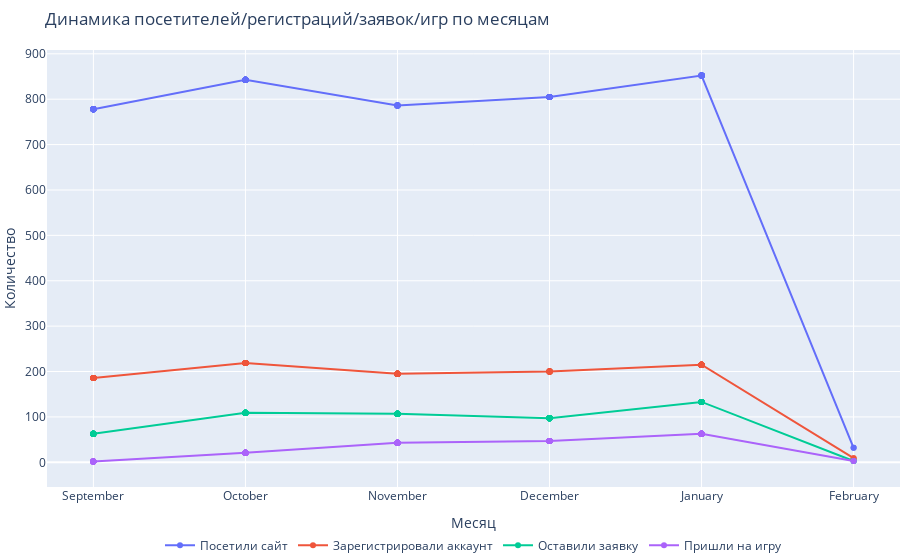

Notebook cell for this chart:
### Code cell
fig = go.Figure()
fig.add_trace(go.Scatter(x=df['month_title'], y=df['visits_by_month'],mode='lines+markers',  name='Посетили сайт'))
fig.add_trace(go.Scatter(x=df['month_title'], y=df['account_created_by_month'],mode='lines+markers', name='Зарегистрировали аккаунт'))
fig.add_trace(go.Scatter(x=df['month_title'], y=df['application_created_by_month'],mode='lines+markers', name='Оставили заявку'))
fig.add_trace(go.Scatter(x=df['month_title'], y=df['games_by_month'],mode='lines+markers', name='Пришли на игру'))
fig.update_layout(title="Динамика посетителей/регистраций/заявок/игр по месяцам",
                  xaxis_title="Месяц",
                  yaxis_title="Количество",
                  legend_orientation="h",
                  legend=dict(x=.5, xanchor="center"),
                  hovermode="x",
                  margin=dict(l=0, r=0, t=50, b=0))
fig.update_traces(hoverinfo="all", hovertemplate="Месяц: %{x}<br>Количество: %{y}")
fig.show()

### Figure 1 — Plotly figure (JSON) as saved in the notebook; plotly's stock layout.template omitted (floating-point values rounded to 4 significant figures; data arrays with more than 128 entries replaced by an {"elided": "..."} marker saying what was removed)
{"data": [{"hoverinfo": "all", "hovertemplate": "Месяц: %{x}<br>Количество: %{y}", "mode": "lines+markers", "name": "Посетили сайт", "type": "scatter", "x": {"elided": "155 str values"}, "y": {"elided": "155 int values"}}, {"hoverinfo": "all", "hovertemplate": "Месяц: %{x}<br>Количество: %{y}", "mode": "lines+markers", "name": "Зарегистрировали аккаунт", "type": "scatter", "x": {"elided": "155 str values"}, "y": {"elided": "155 int values"}}, {"hoverinfo": "all", "hovertemplate": "Месяц: %{x}<br>Количество: %{y}", "mode": "lines+markers", "name": "Оставили заявку", "type": "scatter", "x": {"elided": "155 str values"}, "y": {"elided": "155 int values"}}, {"hoverinfo": "all", "hovertemplate": "Месяц: %{x}<br>Количество: %{y}", "mode": "lines+markers", "name": "Пришли на игру", "type": "scatter", "x": {"elided": "155 str values"}, "y": {"elided": "155 int values"}}], "layout": {"hovermode": "x", "legend": {"orientation": "h", "x": 0.5, "xanchor": "center"}, "margin": {"b": 0, "l": 0, "r": 0, "t": 50}, "title": {"text": "Динамика посетителей/регистраций/заявок/игр по месяцам"}, "xaxis": {"title": {"text": "Месяц"}}, "yaxis": {"title": {"text": "Количество"}}}}
